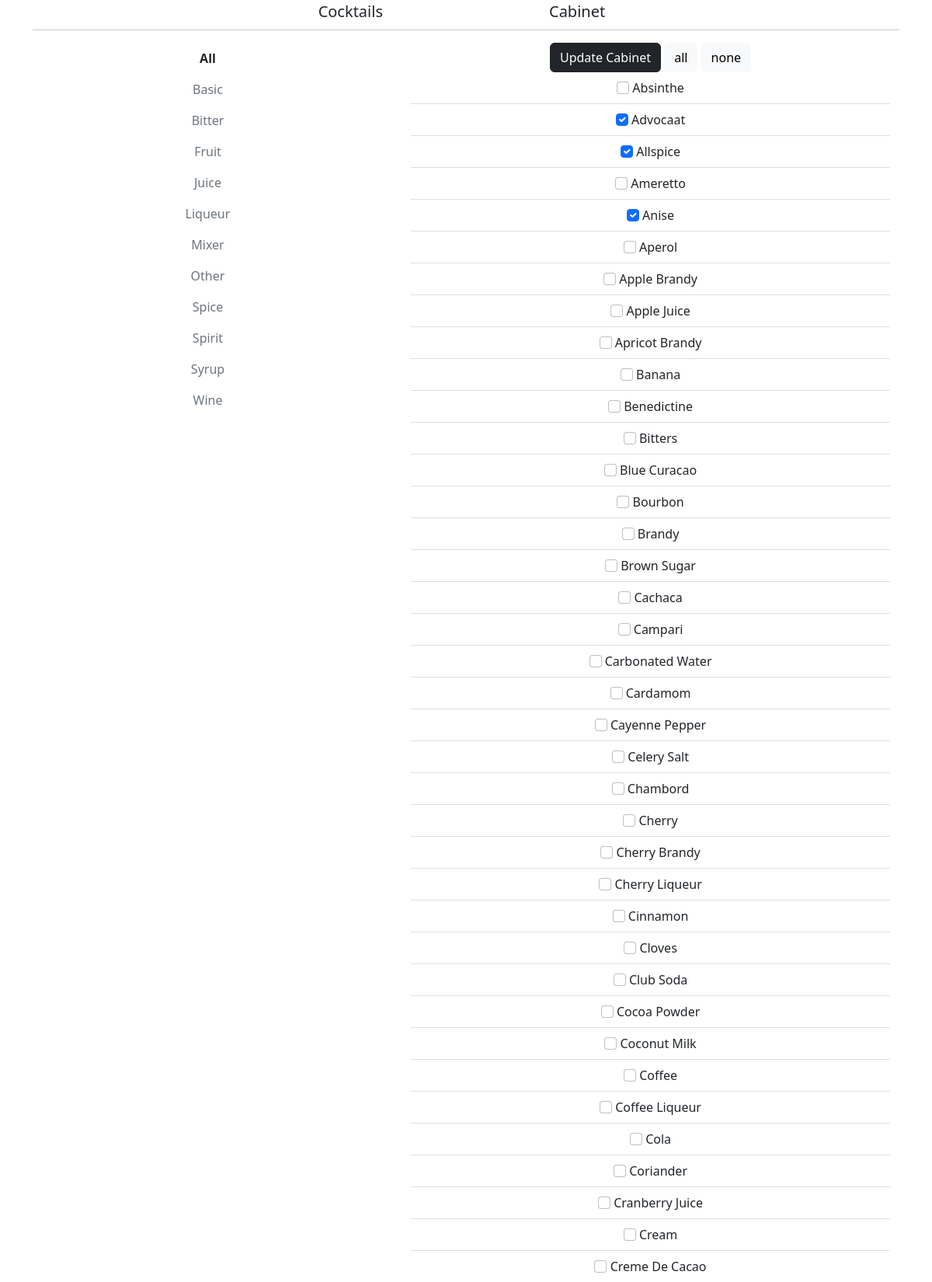
The page /cabinet (upper part) on the database its author committed.
### tables this page shows
CREATE TABLE ingredients (ingredient TEXT PRIMARY KEY, item TEXT DEFAULT null, category TEXT Default null, have NUMERIC DEFAULT 0);

### app.py (the view)
@app.route("/cabinet", methods=["GET", "POST"])
def cabinet():
    if request.method == "POST":
        haves = request.form.getlist("check")
        db.execute("UPDATE ingredients SET have = 0")
        for have in haves:
            db.execute("UPDATE ingredients SET have = 1 WHERE item = ?", have)
    items = db.execute(
        "SELECT DISTINCT item, category, have FROM ingredients ORDER BY item"
    )
    entries = []
    drinks_cabinet.refresh()
    return render_template("cabinet.html", drinks_cabinet=drinks_cabinet)

### app.py (called while the page is built)
  def refresh(self):
    request_1 = db.execute("SELECT item, category, have FROM ingredients ORDER BY item")
    items = {}
    for row in request_1:
      items.update({row['item'] : {'category' : row['category'],'have' : row['have']}})
    self.items = items
    """ categorisation of items as a dictionary of format { category : [ item, item, item ...] , .. } """
    request_2 = db.execute("SELECT DISTINCT category FROM ingredients ORDER BY category")
    categories = {}
    for row in request_2:
      categories.update({row['category']:[]})
    for item in items.keys():
      categories[items[item]['category']].append(item)
    self.categories = categories

### templates/cabinet.html (shortened to what this page needs)
{% extends "layout.html" %}
{% block left %}
<div class="wrapper" style="text-align: center">
  <div class="container overflow-auto collapse in d-sm-block text-center" id="hide">
    <form action="/cabinet" method="post">
      <ul class="overflow-auto nav flex-column">
        <li class="nav-item">
          <a class="nav-link text-dark fw-bold d-none d-sm-block" onclick="toggleView('item', 'item')">All </a>
          </li>
    {% for category in drinks_cabinet.categories %}
        <li class="nav-item">
          <a class="nav-link text-muted d-none d-sm-block" onclick="toggleView('item', '{{category}}')" >{{category}}</a>
          </li>
         {% endfor %}
        </ul>
      </div>
    </div>
  {% endblock %}
  {% block right %}
  <div class="container" style="text-align:center">
    <div class="row">
      <div class="col">
        <input type="submit" class="btn btn-dark" value="Update Cabinet">
        <button type="button" class="btn btn-light" onclick="checkAll()">all</button>
        <button type="button" class="btn btn-light" onclick="uncheckAll()">none</button>
        </div>
      </div>
  <div class="d-none d-sm-block itemsBlock">
    <div class="row overflow-scroll" style="height:80vh">
      <div class="column">
        <ul class="overflow-auto list-group list-group-flush nav" id="items">
        {% for item in drinks_cabinet.items %}
          {% set category = drinks_cabinet.items[item]['category'] %}
          {% set status = "" %}
          {% if drinks_cabinet.items[item]['have'] %}
            {% set status = "checked" %}
          {% endif %}
          <li class="item {{category}} list-group-item">
            <input class="form-check-input item {{category}}" type="checkbox" name="check" value="{{item}}" {{status}}></input>
            <label class="item {{category}} form-check-label" for="{{item}}">{{item}}</label>
            </li>
          {% endfor %}
        </ul>
      </div>
    </div>
  </div>
  </div>
{% endblock %}

### templates/layout.html (shortened to what this page needs)
<!DOCTYPE html>
<html lang="en-gb">
  <head>
    <link href="https://cdn.jsdelivr.net/npm/bootstrap@5.2.3/dist/css/bootstrap.min.css" rel="stylesheet">
  </head>
  <body>
    <div class="container">
      <div id="menu" class="row">
        <div class="col-5 text-end">
          <a class="nav-link active navigation fs-5" href="/">Cocktails</a>
          </div>
        <div class="col-2">
        </div>
        <div class="col-5 text-start">
          <a class="nav-link active navigation fs-5" href="/cabinet">Cabinet</a>
          </div>
        </div>
        <hr class="mt-2 mb-3"/>
      <div class="row">
        <div class="col-sm-5" id="left">
              {% block left %}
              {% endblock %}
          </div>
        <div class="col-sm-7" id="right recipies">
            {% block right %}
            {% endblock %}
          </div>
        </div>
      </div>
      </body>
</html>

### rows shown on the page
ingredients: item "Absinthe"
ingredients: item "Advocaat"
ingredients: item "Allspice"
ingredients: item "Ameretto"
ingredients: item "Anise"
ingredients: item "Aperol"
ingredients: item "Apple Brandy"
ingredients: item "Apple Juice"
ingredients: item "Apricot Brandy"
ingredients: item "Banana"
ingredients: item "Benedictine"
ingredients: item "Bitters"
ingredients: item "Blue Curacao"
ingredients: item "Bourbon"
ingredients: item "Brandy"
ingredients: item "Brown Sugar"
ingredients: item "Cachaca"
ingredients: item "Campari"
ingredients: item "Carbonated Water"
ingredients: item "Cardamom"
ingredients: item "Cayenne Pepper"
ingredients: item "Celery Salt"
ingredients: item "Chambord"
ingredients: item "Cherry"
ingredients: item "Cherry Brandy"
ingredients: item "Cherry Liqueur"
ingredients: item "Cinnamon"
ingredients: item "Cloves"
ingredients: item "Club Soda"
ingredients: item "Cocoa Powder"
ingredients: item "Coconut Milk"
ingredients: item "Coffee"
ingredients: item "Coffee Liqueur"
ingredients: item "Cola"
ingredients: item "Coriander"
ingredients: item "Cranberry Juice"
ingredients: item "Cream"
ingredients: item "Creme De Cacao"

### other values the page prints
{{ category }} "Basic" "Bitter" "Fruit" "Juice" "Liqueur" "Mixer" "Other" "Spice" "Spirit" "Syrup" "Wine"
